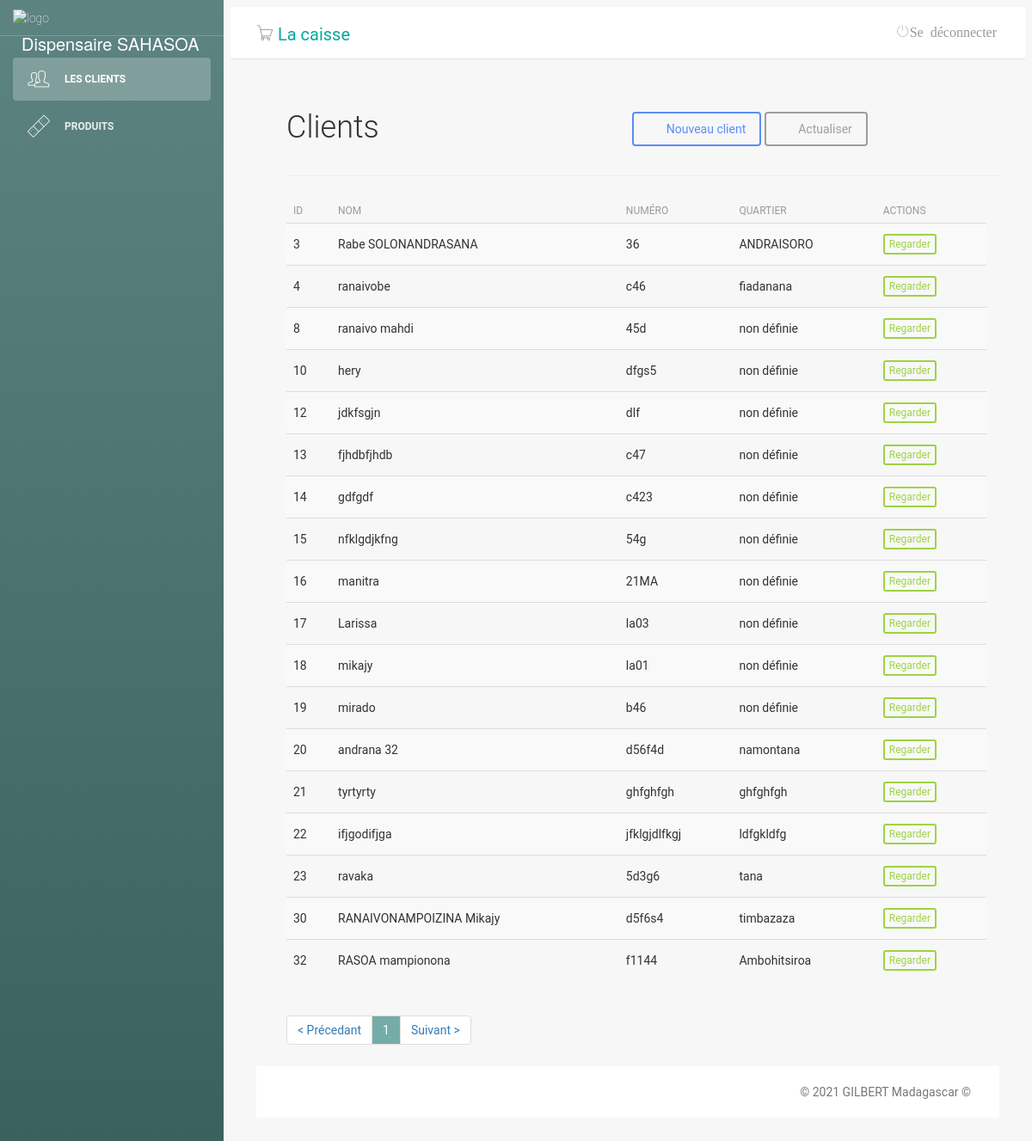
/main.php?pg=cliente, run on an earlier commit of the app's database.
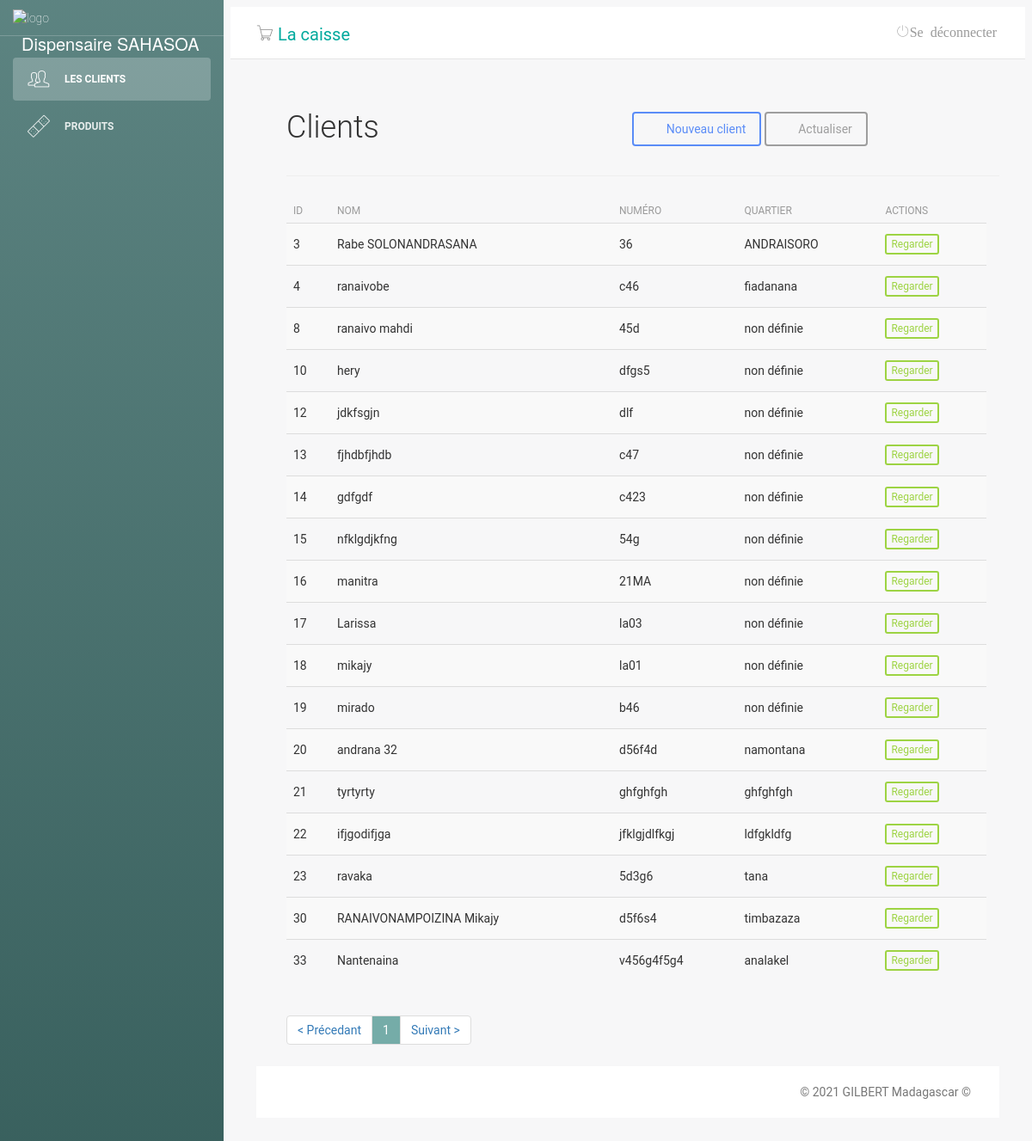
And on a later commit of the database.
### tables this page shows
CREATE TABLE "tb_clientes" (
	"id"	INTEGER,
	"cpf"	int(11),
	"nome"	varchar(55),
	"dataNascimento"	date,
	"endereco"	varchar(55),
	"numero"	TEXT,
	"bairro"	varchar(55),
	"telefone"	int(11),
	"celular"	int(11),
	"email"	varchar(55),
	"insciption_date"	TEXT,
	"mois"	NUMERIC,
	"an"	NUMERIC,
	PRIMARY KEY("id" AUTOINCREMENT)
);

### cliente.php (the view, shortened to what this page needs)
<?php
include('classes/Mysql.php');
?>
<?php
$numRows = 0;
$itemsPerPage = 30;
$totalItemReq = $db->query('SELECT id FROM tb_clientes');
while ($row = $totalItemReq->fetch(SQLITE3_ASSOC)) {
    ++$numRows;
}
$totalItem = $numRows;
$totalPages = ceil($totalItem / $itemsPerPage) + 1;
if (isset($_GET['page']) and !empty($_GET['page']) and $_GET['page'] > 0 and $_GET['page'] <= $totalItem) {
    $_GET['page'] = intval($_GET['page']);
    $currentPage = $_GET['page'];
} else {
    $currentPage = 1;
}
$begin = ($currentPage - 1) * $itemsPerPage;
$sql = $db->prepare("SELECT * FROM `tb_clientes` LIMIT $begin,$itemsPerPage");
$sql->execute();
$clientes = $sql->fetchAll();
?>
<div class="lista-cliente">
    <div id="top" class="row">
        <div class="col-sm-2">
            <h2>Clients</h2>
        </div>
        <div class="col-sm-6">
        </div>
        <div class="col-sm-4 btn-lista">
            <a class="btn btn-primary" href="?pg=adicionar-cliente"><i class="fa fa-plus"></i> Nouveau client</a>
            <a class="btn btn-default" href="?pg=cliente"><i class="fa fa-refresh"></i> Actualiser</a>
        </div>
    </div>
    <hr />
    <div id="list" class="row">
        <div class="table-responsive col-md-12">
            <table class="table table-striped" cellspacing="0" cellpadding="0">
                <thead>
                    <tr>
                        <th>ID</th>
                        <th>Nom</th>
                        <th>Numéro</th>
                        <th>Quartier</th>
                        <th class="actions">Actions</th>
                    </tr>
                </thead>
                <tbody>
                    <tr>
                        <?php foreach ($clientes as $value) : ?>
                            <td><?php echo $value['id'] ?></td>
                            <td><?php echo $value['nome'] ?></td>
                            <td><?php echo $value['numero'] ?></td>
                            <td><?php echo $value['bairro'] ?></td>
                            <td class="actions">
                                <a class="btn btn-success btn-xs" href="?pg=visualizar-cliente&id=<?php echo $value['id']; ?>">Regarder</a>
                            </td>
                    </tr>
                <?php endforeach; ?>
                </tbody>
            </table>
            <div id="bottom" class="row">
                <div class="col-md-12">
                <ul class="pagination">
                    <?php if ($currentPage != 1) {
                        $prev = $currentPage - 1;
                        echo '<li class="prev"><a href="?pg=cliente&page=' . ($prev) . '" rel="next">&lt; Précedant</a></li>';
                    } else {
                        echo '<li><a href="#">&lt; Précedant</a></li>';
                    }
                    ?>
                    <?php for ($i = 1; $i < $totalPages; $i++) {
                        if ($i == $currentPage) {
                            echo '<li><a  style="background-color: #75aca8; color:white;" href="#">' . $i . '</a></li>';
                        } else {
                            echo '<li><a href="?pg=cliente&page=' . $i . '">' . $i . '</a></li>';
                        }
                    } ?>
                    <?php if ($currentPage < ($totalPages - 1)) {
                        echo '<li class="next"><a href="?pg=cliente&page=' . (++$currentPage) . '" rel="next">Suivant &gt;</a></li>';
                    } else {
                        echo '<li class="next"><a href="#" rel="next">Suivant &gt;</a></li>';
                    }
                    ?>
                </ul>
                </div>
            </div>
        </div>

### main.php (shortened to what this page needs)
<?php
include('classes/Sistema.php');
?>
<!doctype html>
<html lang="pt-br">
<head>
    <link href="css/bootstrap.min.css" rel="stylesheet" />
    <link href="css/animate.min.css" rel="stylesheet" />
    <link href="css/light-bootstrap-dashboard.css?v=1.4.0" rel="stylesheet" />
    <link href="css/demo.css" rel="stylesheet" />
    <link href="css/style.css" rel="stylesheet">
    <link href="css/font-awesome.min.css" rel="stylesheet">
    <link href='css/css' rel='stylesheet' type='text/css'>
    <link href="css/pe-icon-7-stroke.css" rel="stylesheet" />
</head>
<body>
    <div class="wrapper">
        <div class="sidebar" data-image="img/aa.jpg" style="background-color: #00ffee;">
            <div class="sidebar-wrapper">
                <div class="logo">
                    <img src="img/farmacia-logo.png" alt="logo" width="60px">
                    <p>Dispensaire SAHASOA</p>
                </div>
                <ul class="nav">
                    <li <?php if (isset($_GET['pg'])) {
                            if ($_GET['pg'] == "cliente") {
                                print 'class="active"';
                            }
                        } ?>>
                        <a href="?pg=cliente">
                            <i class="pe-7s-users"></i>
                            <p>Les clients</p>
                        </a>
                    </li>
                    <li <?php if (isset($_GET['pg'])) {
                        } ?>>
                        <a href="?pg=produtos">
                            <i class="pe-7s-bandaid"></i>
                            <p>Produits</p>
                        </a>
                    </li>
                </ul>
            </div>
        </div>
        <div class="main-panel">
            <nav class="navbar navbar-default navbar-fixed">
                <div class="container-fluid">
                    <div class="navbar-header">
                        <div class="navbar-brand" onclick="return window.confirm('Voulez-vous vraiment allez vers la caisse ?');"> <i class="pe-7s-cart"></i> <a href="caisse/index.php" style="color: #00a99d;text-decoration: none;">La caisse</a></div>
                    </div>
                    <div class="collapse navbar-collapse">
                        <ul class="nav navbar-nav navbar-right">
                            <li>
                                <a href="logout.php">
                                    <i class="pe-7s-power">Se déconnecter</i>
                                </a>
                            </li>
                        </ul>
                    </div>
                </div>
            </nav>
            <div class="content">
                <div class="container-fluid">
                    <div class="row">
                        <?php
                        Sistema::carregarPagina();
                        ?>
                    </div>
                </div>
            </div>
            <footer class="footer">
                <div class="container-fluid">
                    <p class="copyright pull-right">
                        &copy;
                        GILBERT Madagascar ©
                    </p>
                </div>
            </footer>
        </div>
    </div>
</body>
</html>

### classes/Sistema.php (shortened to what this page needs)
<?php
class Sistema
{
    public static function carregarPagina()
    {  if (isset($_GET['pg'])) {
        $pg = $_GET['pg'];
    }
        if (isset( $pg )) {
                include $pg . ".php";
        }
        else{
            $pg = 'accueil';
            include 'home.php';
        }
    }
}

### css/style.css (style rules this page uses)
.lista-cliente { margin-left: 50px; }
.btn-lista { margin-top: 30px; }
@media only screen and (max-width: 1300px) { .btn-lista { margin-top: 30px; margin-left: 31%; width: 335px; } }

What changed in the data, as far as the page shows it:
removed tb_clientes: id "32", nome "RASOA mampionona", numero "f1144", bairro "Ambohitsiroa"
added tb_clientes: id "33", nome "Nantenaina", numero "v456g4f5g4", bairro "analakel"
